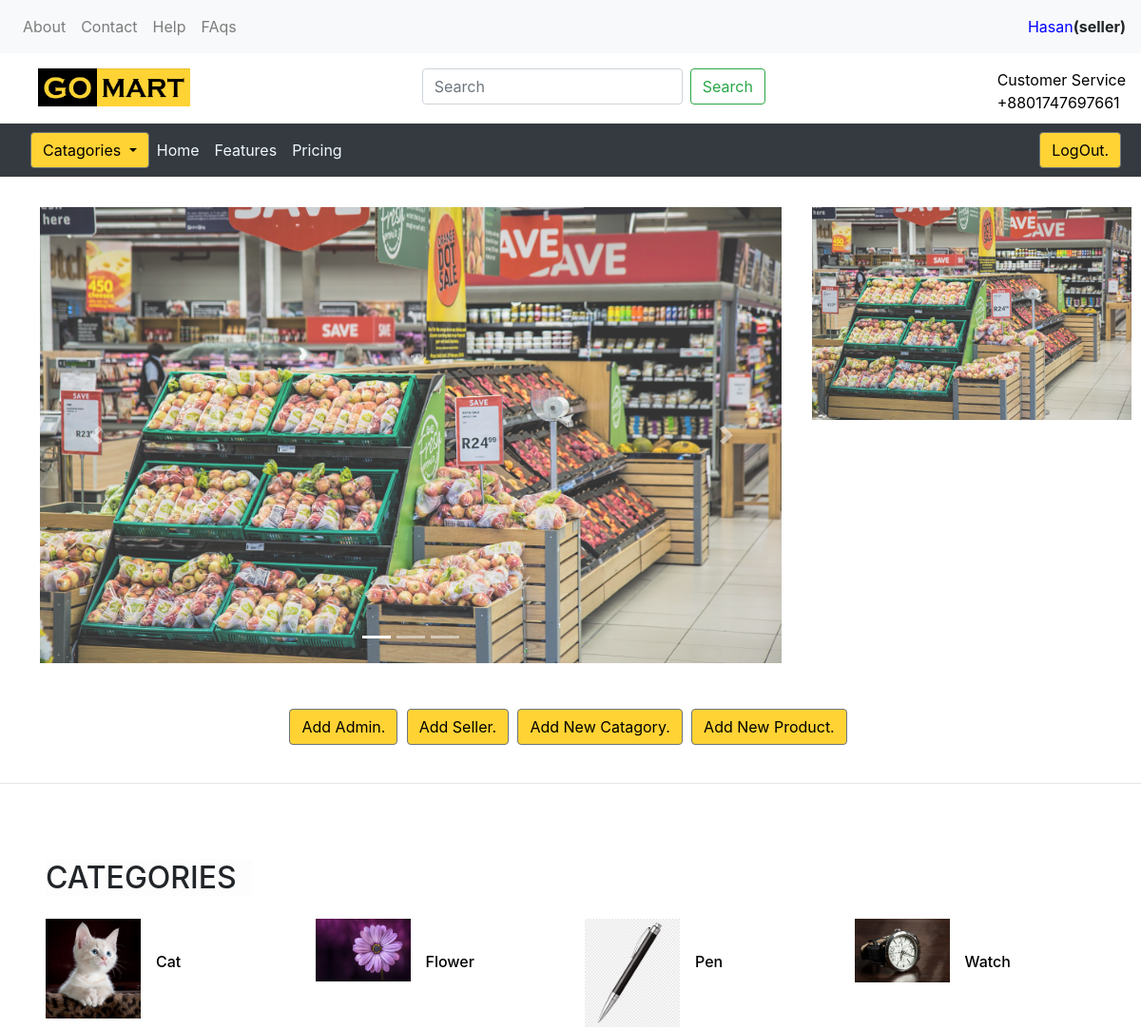
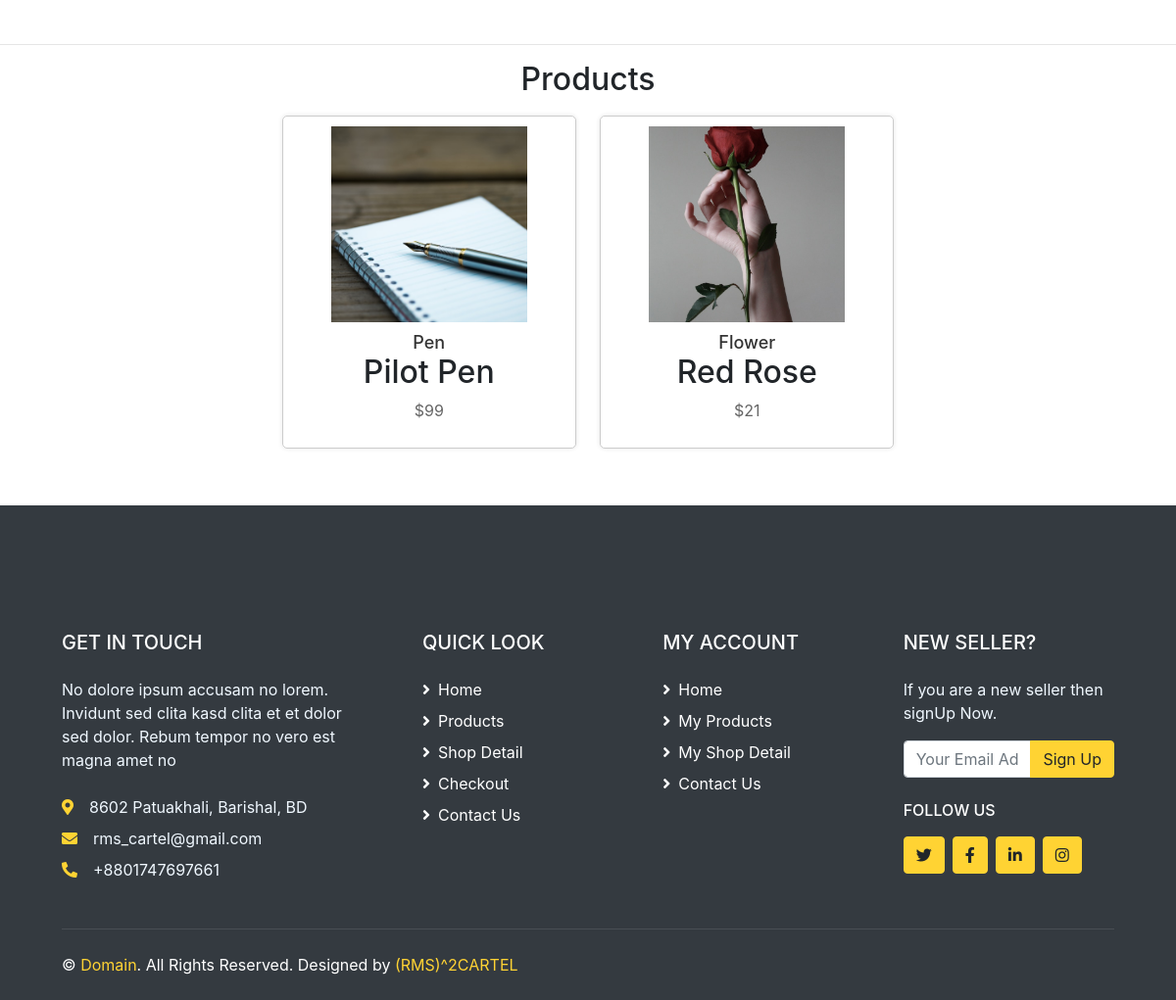
/admin.php (signed in), run on the app's committed database (2 pictures, top to bottom).
### tables this page shows
CREATE TABLE `categories` (
  `name` varchar(255) NOT NULL,
  `image` varchar(255) NOT NULL
);

CREATE TABLE `products` (
  `product_name` varchar(255) NOT NULL,
  `price` int(30) NOT NULL,
  `category` varchar(255) NOT NULL,
  `image` varchar(255) NOT NULL
);

### admin.php (the view, shortened to what this page needs)
<?php
  include 'php/catagory.php';
 ?>
<!DOCTYPE html>
<html lang="en">
  <head>
    <link rel="stylesheet" href="https://cdnjs.cloudflare.com/ajax/libs/font-awesome/5.15.3/css/all.min.css">
</head>
    <link
      rel="stylesheet"
      href="https://cdn.jsdelivr.net/npm/bootstrap@4.0.0/dist/css/bootstrap.min.css"
    />
    <link rel="stylesheet" href="css/style.css">
  </head>
  <body>
<header>
    <nav  class="navbar navbar-expand-lg navbar-light bg-light">
      <div class="collapse navbar-collapse" id="navbarNav">
        <ul class="navbar-nav">
          <li class="nav-item">
            <a class="nav-link" href="#"
              >About <span class="sr-only">(current)</span></a
            >
          </li>
          <li class="nav-item">
            <a class="nav-link" href="#">Contact</a>
          </li>
          <li class="nav-item">
            <a class="nav-link" href="#">Help</a>
          </li>
          <li class="nav-item">
            <a class="nav-link" href="#">FAqs</a>
          </li>
        </ul>
      </div>
        <span style="color:blue"> <?php echo $_SESSION['name'] ?></span><span><b>(<?php echo $_SESSION['acctype'] ?>)</b></span>
    </nav>
    <div id="widthDeactive" style="margin-top: 1rem; height: fit-content">
      <ul
        style="
          list-style: none;
          display: flex;
          justify-content: space-between;
          margin: 0rem;
        "
      >
        <li>
        <a href="index.php">
            <img
            style="height: 2.5rem; width: 10rem"
            src="Images/GoMartLogo.jpg"
            alt="">
            </a>
        </li>
        <li>
          <form class="form-inline">
            <input
              class="form-control mr-sm-2"
              type="search"
              placeholder="Search"
              aria-label="Search"
            />
            <button class="btn btn-outline-success my-2 my-sm-0" type="submit">
              Search
            </button>
          </form>
        </li>
        <li>
          <p style="color: black; padding-right: 1rem; margin: 0rem">
            Customer Service <br />+8801747697661
          </p>
        </li>
      </ul>
    </div>
    <nav
      class="navbar navbar-expand-lg navbar-light bg-dark"
      style="margin-top: 0.6rem"
    >
      <div class="btn-group">
        <button
          type="button"
          class="btn btn-secondary dropdown-toggle"
          style="background-color: rgb(255, 211, 52); color: black"
          data-toggle="dropdown"
          aria-haspopup="true"
          aria-expanded="false"
        >
          Catagories
        </button>
      </div>
      <div class="collapse navbar-collapse" id="navbarText">
        <ul class="navbar-nav mr-auto">
          <li class="nav-item active">
            <a class="nav-link" style="color: aliceblue" href="#"
              >Home
              <span class="sr-only" style="color: aliceblue">(current)</span></a
            >
          </li>
          <li class="nav-item">
            <a class="nav-link" style="color: aliceblue" href="#">Features</a>
          </li>
          <li class="nav-item">
            <a class="nav-link" style="color: aliceblue" href="#">Pricing</a>
          </li>
        </ul>
      </div>
    <a href="logout.php"
        name="logOut"
        type="button"
        class="btn btn-secondary"
        style="background-color: rgb(255, 211, 52); color: black;  margin-right: .3rem;">
        LogOut.
    </a>
    </nav>
</header>
    <div class="slide" style="display: flex; flex-wrap: wrap; justify-content: center; text-align: center;">
  <div style="margin: 2rem 0rem 0rem 2rem; width:65%;" id="carouselExampleIndicators" class="carousel slide" data-ride="carousel">
    <ol class="carousel-indicators">
      <li data-target="#carouselExampleIndicators" data-slide-to="0" class="active"></li>
      <li data-target="#carouselExampleIndicators" data-slide-to="1"></li>
      <li data-target="#carouselExampleIndicators" data-slide-to="2"></li>
    </ol>
    <div class="carousel-inner">
      <div class="carousel-item active">
        <img class="d-block w-100" src="Images/grocery-1232944_1920.jpg" alt="First slide">
      </div>
    </div>
    <a class="carousel-control-prev" href="#carouselExampleIndicators" role="button" data-slide="prev">
      <span class="carousel-control-prev-icon" aria-hidden="true"></span>
    </a>
    <a class="carousel-control-next" href="#carouselExampleIndicators" role="button" data-slide="next">
      <span class="carousel-control-next-icon" aria-hidden="true"></span>
    </a>
  </div>
  <div style="max-width: 30rem;">
    <img  class="sideImg" src="Images/grocery-1232944_1920.jpg" alt=""> <br>
  </div>
  </div>
<br><br>
<div id="Add" style="text-align: center;">
  <button
        id="AddAdmin"
          type="button"
          class="btn btn-secondary"
          style="background-color: rgb(255, 211, 52); color: black;  margin-right: .3rem;"
        >
          Add Admin.
        </button>
        <button
        id="AddSeller"
          type="button"
          class="btn btn-secondary"
          style="background-color: rgb(255, 211, 52); color: black; margin-right: .3rem;"
        >
          Add Seller.
        </button>
        <button
        id="AddCat"
          type="button"
          class="btn btn-secondary"
          style="background-color: rgb(255, 211, 52); color: black; margin-right: .3rem;"
        >
          Add New Catagory.
        </button>
        <button
        id="AddProduct"
          type="button"
          class="btn btn-secondary"
          style="background-color: rgb(255, 211, 52); color: black; margin-right: .3rem;"
        >
          Add New Product.
        </button>
</div>
<br>
<hr>
<div style="padding: 0rem;" class="container-fluid pt-5">
  <h2 class="section-title position-relative text-uppercase mx-xl-5 mb-4"><span class="bg-secondary pr-3">Categories</span></h2>
  <div class="row px-xl-5 pb-3">
    <?php
    $sql = "SELECT name, image FROM categories";
    $result = $conn->query($sql);
    if ($result->num_rows > 0) {
        while ($row = $result->fetch_assoc()) {
            $categoryName = $row['name'];
            $imagePath = $row['image'];
    ?>
            <div class="col-lg-3 col-md-4 col-sm-6 pb-1">
                <a class="text-decoration-none" href="">
                    <div class="cat-item d-flex align-items-center mb-4">
                        <div class="overflow-hidden" style="width: 100px; height: 100px;">
                            <img class="img-fluid" src="<?php echo $imagePath; ?>" alt="<?php echo $categoryName; ?>">
                        </div>
                        <div class="flex-fill pl-3">
                            <h6><?php echo $categoryName; ?></h6>
                        </div>
                    </div>
                </a>
            </div>
    <?php
        }
    } else {
        echo "No categories found.";
    }
    ?>
  </div>
</div>
<hr>
<div id="Products">
  <h2>Products</h2>
  <?php
  $sql = "SELECT product_name, price, category, image FROM products";
  $result = $conn->query($sql);
  if ($result->num_rows > 0) {
      while ($row = $result->fetch_assoc()) {
          $productName = $row['product_name'];
          $productPrice = $row['price'];
          $productCategory = $row['category'];
          $imagePath = $row['image'];
  ?>
          <div class="product">
            <img src="<?php echo $imagePath; ?>" alt="Product Image">
            <h3><?php echo $productCategory; ?></h3>
            <h2><?php echo $productName ?></h2>
            <p class="price">$<?php echo $productPrice; ?></p>
          </div>
  <?php
      }
  } else {
      echo "<p>No products found.</p>";
  }
  ?>
</div>
    <div class="container-fluid bg-dark text-secondary mt-5 pt-5">
      <div class="row px-xl-5 pt-5">
          <div class="col-lg-4 col-md-12 mb-5 pr-3 pr-xl-5">
              <h5 class="text-secondary text-uppercase mb-4">Get In Touch</h5>
              <p class="mb-4">No dolore ipsum accusam no lorem. Invidunt sed clita kasd clita et et dolor sed dolor. Rebum tempor no vero est magna amet no</p>
              <p class="mb-2"><i class="fa fa-map-marker-alt text-primary mr-3"></i>8602 Patuakhali, Barishal, BD</p>
              <p class="mb-2"><i class="fa fa-envelope text-primary mr-3"></i>rms_cartel@gmail.com</p>
              <p class="mb-0"><i class="fa fa-phone-alt text-primary mr-3"></i>+8801747697661</p>
          </div>
          <div class="col-lg-8 col-md-12">
              <div class="row">
                  <div class="col-md-4 mb-5">
                      <h5 class="text-secondary text-uppercase mb-4">Quick look</h5>
                      <div class="d-flex flex-column justify-content-start">
                          <a class="text-secondary mb-2" href="#"><i class="fa fa-angle-right mr-2"></i>Home</a>
                          <a class="text-secondary mb-2" href="#"><i class="fa fa-angle-right mr-2"></i>Products</a>
                          <a class="text-secondary mb-2" href="#"><i class="fa fa-angle-right mr-2"></i>Shop Detail</a>
                          <a class="text-secondary mb-2" href="#"><i class="fa fa-angle-right mr-2"></i>Checkout</a>
                          <a class="text-secondary" href="#"><i class="fa fa-angle-right mr-2"></i>Contact Us</a>
                      </div>
                  </div>
                  <div class="col-md-4 mb-5">
                      <h5 class="text-secondary text-uppercase mb-4">My Account</h5>
                      <div class="d-flex flex-column justify-content-start">
                          <a class="text-secondary mb-2" href="#"><i class="fa fa-angle-right mr-2"></i>Home</a>
                          <a class="text-secondary mb-2" href="#"><i class="fa fa-angle-right mr-2"></i>My Products</a>
                          <a class="text-secondary mb-2" href="#"><i class="fa fa-angle-right mr-2"></i>My Shop Detail</a>
                          <a class="text-secondary" href="#"><i class="fa fa-angle-right mr-2"></i>Contact Us</a>
                      </div>
                  </div>
                  <div class="col-md-4 mb-5">
                      <h5 class="text-secondary text-uppercase mb-4">New Seller?</h5>
                      <p>If you are a new seller then signUp Now.</p>
                      <form action="">
                          <div class="input-group">
                              <input type="text" class="form-control" placeholder="Your Email Address">
                              <div class="input-group-append">
                                  <button class="btn btn-primary">Sign Up</button>
                              </div>
                          </div>
                      </form>
                      <h6 class="text-secondary text-uppercase mt-4 mb-3">Follow Us</h6>
                      <div class="d-flex">
                          <a class="btn btn-primary btn-square mr-2" href="#"><i class="fab fa-twitter"></i></a>
                          <a class="btn btn-primary btn-square mr-2" href="#"><i class="fab fa-facebook-f"></i></a>
                          <a class="btn btn-primary btn-square mr-2" href="#"><i class="fab fa-linkedin-in"></i></a>
                          <a class="btn btn-primary btn-square" href="#"><i class="fab fa-instagram"></i></a>
                      </div>
                  </div>
              </div>
          </div>
      </div>
      <div class="row border-top mx-xl-5 py-4" style="border-color: rgba(256, 256, 256, .1) !important;">
          <div class="col-md-6 px-xl-0">
              <p class="mb-md-0 text-center text-md-left text-secondary">
                  &copy; <a class="text-primary" href="#">Domain</a>. All Rights Reserved. Designed
                  by
                  <a class="text-primary" href="#">(RMS)^2CARTEL</a>
              </p>
          </div>
          <div class="col-md-6 px-xl-0 text-center text-md-right">
          </div>
      </div>
  </div>
  </body>
</html>

### css/style.css (style rules this page uses)
body { justify-content: center; overflow-x: hidden; }
.h6, h6 { font-size: 1rem; }
.h1, .h2, .h3, .h4, .h5, .h6, h1, h2, h3, h4, h5, h6 { margin-bottom: 0.5rem; font-family: inherit; font-weight: 500; line-height: 1.2; color: inherit; }
h1, h2, h3, h4, h5, h6 { margin-top: 0; margin-bottom: 0.5rem; }
a { color: #000000; text-decoration: none; background-color: transparent; -webkit-text-decoration-skip: objects; }
.text-secondary { color: #ffffff!important; }
footer a,p { font-weight: 2rem; color: aliceblue; }
.btn-primary { color: #212529; background-color: #FFD333; border-color: #FFD333; }
.text-primary { color: #FFD333 !important; }
.carousel-inner,.carousel-item,.carousel { max-height: 30rem; max-width: 65rem; }
.carousel-item img { opacity: .8; object-fit: cover; object-position: top; }
.sideImg { max-width: 26rem; max-height: 14rem; object-fit: cover; margin: 2rem 0 0 2rem; opacity: 0.8; transition: all 0.5s; }
.bg-secondary { background-color: #fdfdfd!important; }
.pt-5, .py-5 { margin-top: 2rem; padding-top: 3rem!important; }
.product { display: inline-block; width: 300px; margin: 10px; padding: 10px; border: 1px solid #ccc; border-radius: 5px; box-shadow: 0 0 5px rgba(0, 0, 0, 0.1); text-align: center; position: relative; transition: all .3s; }
.product img { width: 200px; height: 200px; object-fit: cover; margin-bottom: 10px; }
.product h3 { margin: 0; font-size: 18px; color: #333; }
.product .price { margin-top: 5px; font-size: 16px; color: #666; }
#Products { text-align: center; }

### data on the page
categories: image (picture), name "Cat"
categories: image (picture), name "Flower"
categories: image (picture), name "Pen"
categories: image (picture), name "Watch"
products: image (picture), category "Pen", product_name "Pilot Pen", price "99"
products: image (picture), category "Flower", product_name "Red Rose", price "21"

### other printed values
$_SESSION['name'] "Hasan"
$_SESSION['acctype'] "seller"
